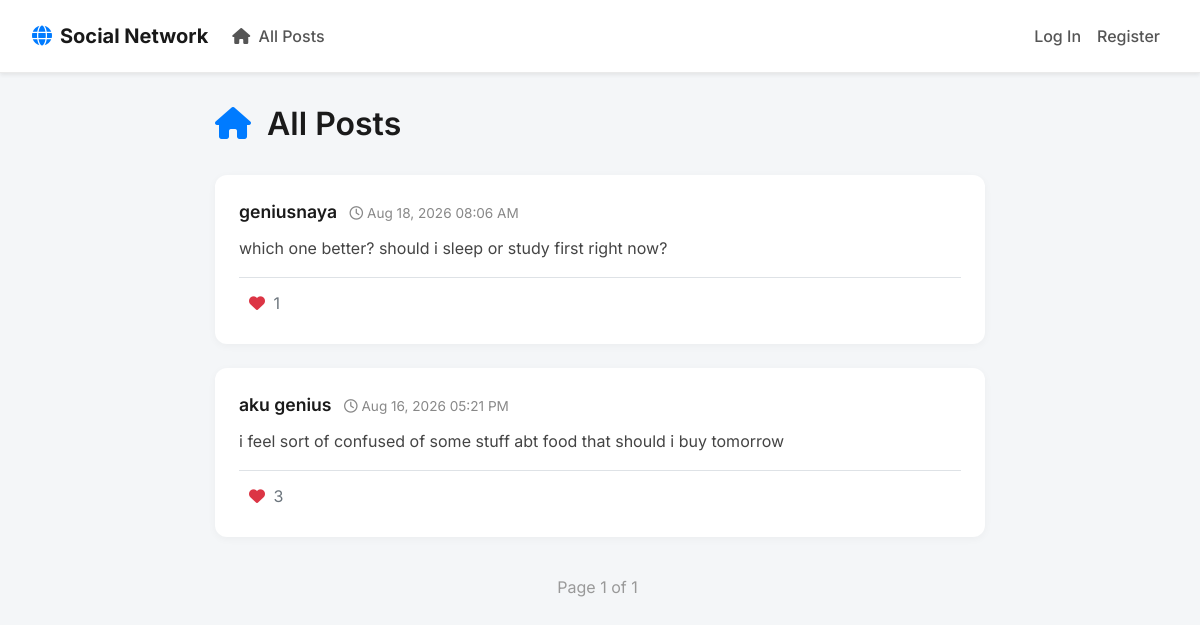
Before: / with the older database file.
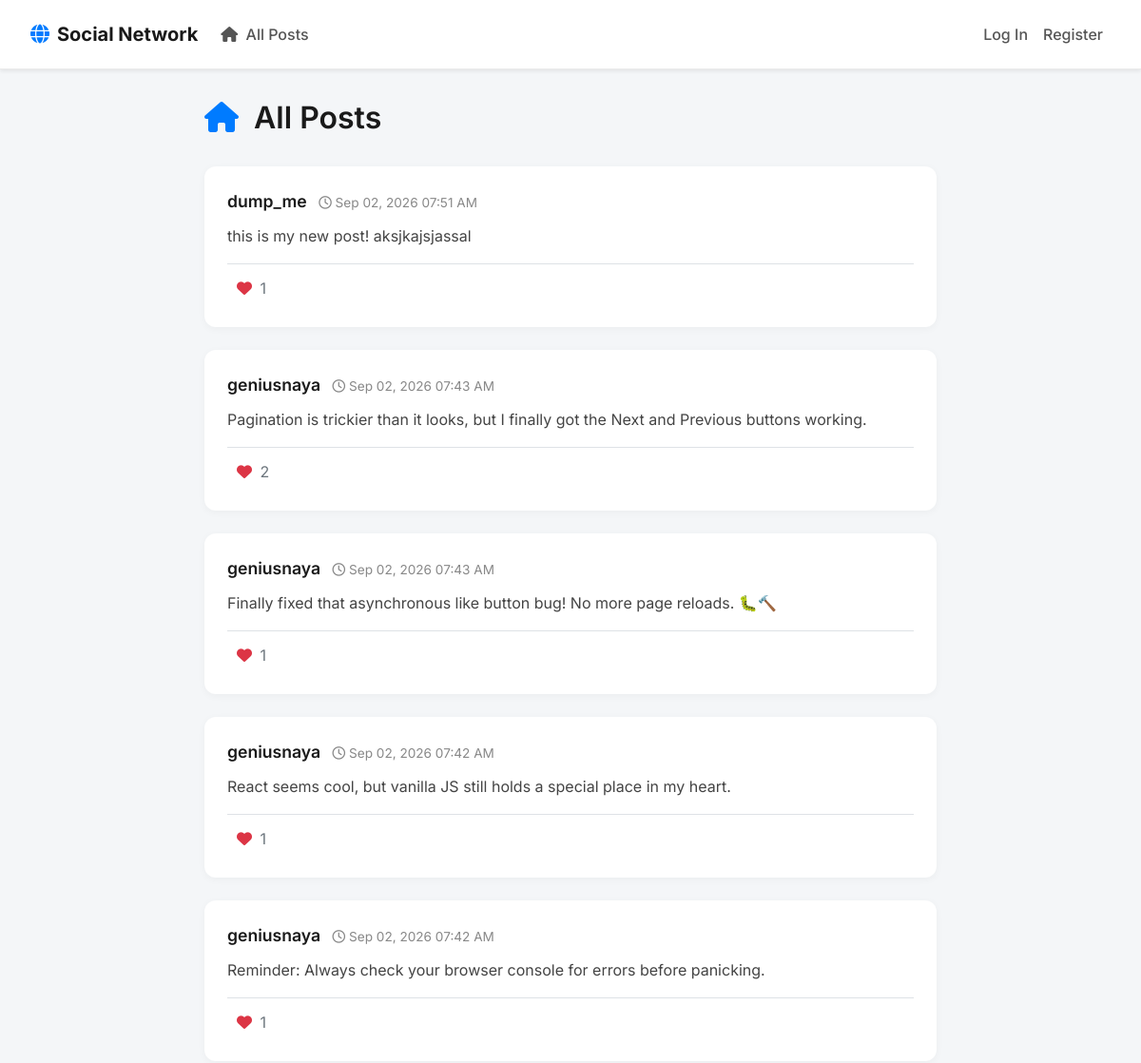
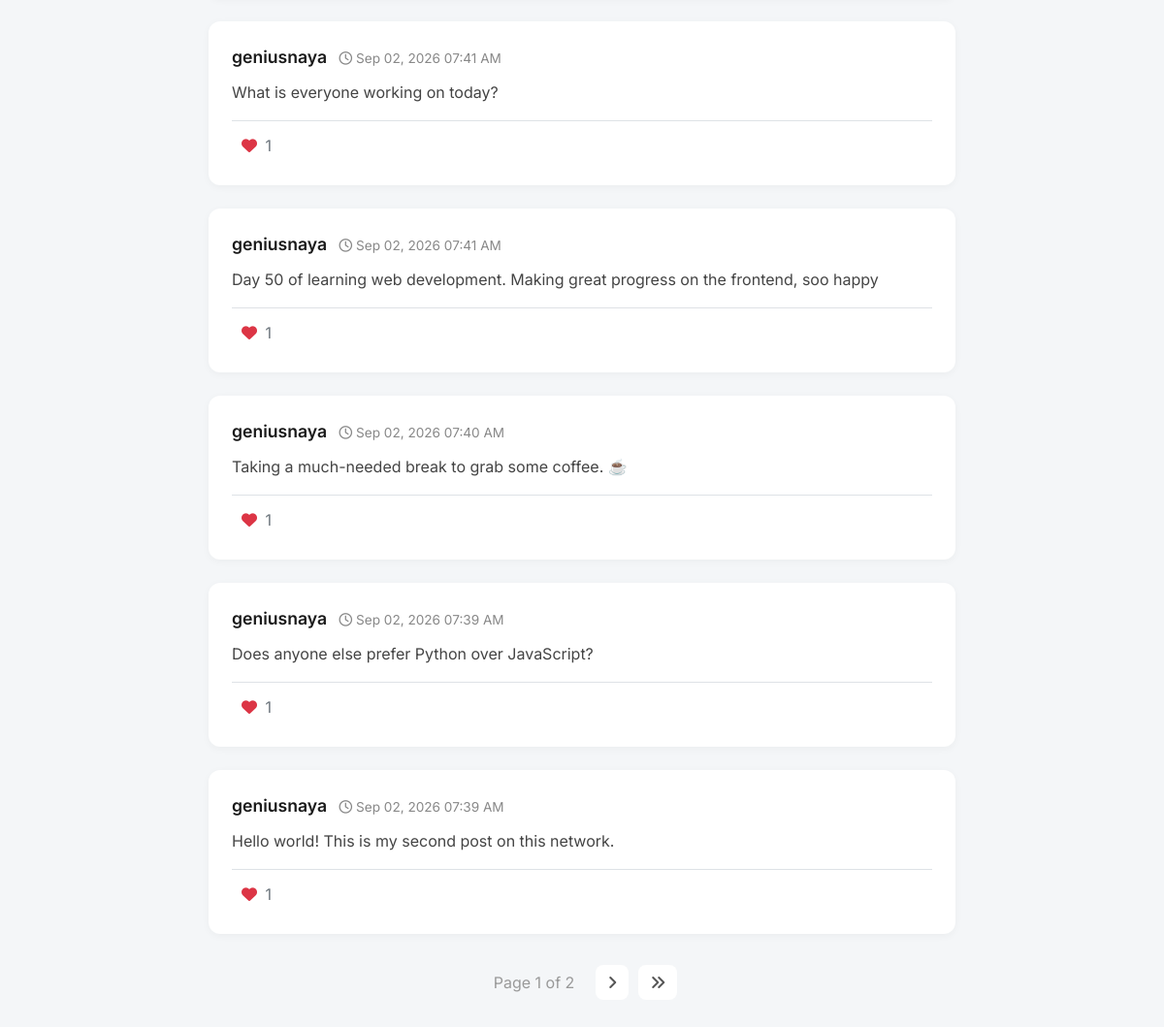
After: the same page with the newer database file (2 pictures, top to bottom).
### network/models.py (models this page shows)
class Post(models.Model):
    author = models.ForeignKey(
        User, on_delete = models.CASCADE, related_name="posts"
    )
    content = models.TextField()
    timestamp = models.DateTimeField(auto_now_add=True)
    likes = models.ManyToManyField(
        User, blank = True, related_name = "liked_posts"
    )

class User(AbstractUser):
    pass

### network/views.py (the view)
# urls.py: path("", views.index, name="index"),
def index(request):
    posts = Post.objects.all().order_by("-timestamp")
    paginator = Paginator(posts, 10)
    page_number = request.GET.get('page')
    page_obj = paginator.get_page(page_number)
    return render(request, "network/index.html", {
        "page_obj": page_obj
    })

### network/templates/network/index.html (shortened to what this page needs)
{% extends "network/layout.html" %}
{% block body %}
    <div class="mb-4 d-flex justify-content-between align-items-center">
        <h2><i class="fa-solid fa-house text-primary mr-2"></i> All Posts</h2>
    </div>
    <div id="posts-container">
        {% include "network/posts.html" %}
    </div>
{% endblock %}

### network/templates/network/posts.html (shortened to what this page needs)
{% for post in page_obj %}
    <div class="card" data-post-id="{{ post.id }}">
        <div class="card-body">
            <div class="d-flex justify-content-between align-items-center mb-2">
                <div>
                    <a href="{% url 'profile' post.author.username %}" class="post-author">{{ post.author.username }}</a>
                    <span class="post-timestamp ml-2"><i class="fa-regular fa-clock"></i> {{ post.timestamp|date:"M d, Y h:i A" }}</span>
                </div>
            </div>
            <div class="card-text post-content">{{ post.content }}</div>
            <div class="post-likes mt-3 border-top pt-2">
                {% if user.is_authenticated %}
                    <button class="like-btn {% if user in post.likes.all %}liked{% endif %}">
                        {% if user in post.likes.all %}
                            <i class="fa-solid fa-heart text-danger"></i>
                        {% else %}
                            <i class="fa-regular fa-heart"></i>
                        {% endif %}
                        <span class="like-count ml-1">{{ post.likes.count }}</span>
                    </button>
                {% else %}
                    <div class="text-muted" style="padding: 5px 10px;">
                        <i class="fa-solid fa-heart text-danger"></i> <span class="like-count ml-1">{{ post.likes.count }}</span>
                    </div>
                {% endif %}
            </div>
        </div>
    </div>
{% empty %}
    <div class="text-center py-5">
        <i class="fa-solid fa-folder-open text-muted" style="font-size: 3rem;"></i>
        <p class="mt-3 text-muted">No posts found.</p>
    </div>
{% endfor %}
<nav aria-label="Page navigation">
    <ul class="pagination">
        <li class="page-item disabled"><span class="page-link">Page {{ page_obj.number }} of {{ page_obj.paginator.num_pages }}</span></li>
        {% if page_obj.has_next %}
            <li class="page-item"><a class="page-link" href="?page={{ page_obj.next_page_number }}"><i class="fa-solid fa-angle-right"></i></a></li>
            <li class="page-item"><a class="page-link" href="?page={{ page_obj.paginator.num_pages }}"><i class="fa-solid fa-angles-right"></i></a></li>
        {% endif %}
    </ul>
</nav>

Changed rows visible on the page:
no longer on this page (row unchanged): Post: author.username "geniusnaya", timestamp "Aug 18, 2026 08:06 AM", content "which one better? should i sleep or study first right now?", likes.count "1"
no longer on this page (row unchanged): Post: author.username "aku genius", timestamp "Aug 16, 2026 05:21 PM", content "i feel sort of confused of some stuff abt food that should i buy tomorrow", likes.count "3"
added Post: author.username "dump_me", timestamp "Sep 02, 2026 07:51 AM", content "this is my new post! aksjkajsjassal", likes.count "1"
added Post: author.username "geniusnaya", timestamp "Sep 02, 2026 07:43 AM", content "Pagination is trickier than it looks, but I finally got the Next and Previous buttons working.", likes.count "2"
added Post: author.username "geniusnaya", timestamp "Sep 02, 2026 07:43 AM", content "Finally fixed that asynchronous like button bug! No more page reloads. 🐛🔨", likes.count "1"
added Post: author.username "geniusnaya", timestamp "Sep 02, 2026 07:42 AM", content "React seems cool, but vanilla JS still holds a special place in my heart.", likes.count "1"
added Post: author.username "geniusnaya", timestamp "Sep 02, 2026 07:42 AM", content "Reminder: Always check your browser console for errors before panicking.", likes.count "1"
added Post: author.username "geniusnaya", timestamp "Sep 02, 2026 07:41 AM", content "What is everyone working on today?", likes.count "1"
added Post: author.username "geniusnaya", timestamp "Sep 02, 2026 07:41 AM", content "Day 50 of learning web development. Making great progress on the frontend, soo happy", likes.count "1"
added Post: author.username "geniusnaya", timestamp "Sep 02, 2026 07:40 AM", content "Taking a much-needed break to grab some coffee. ☕", likes.count "1"
added Post: author.username "geniusnaya", timestamp "Sep 02, 2026 07:39 AM", content "Does anyone else prefer Python over JavaScript?", likes.count "1"
added Post: author.username "geniusnaya", timestamp "Sep 02, 2026 07:39 AM", content "Hello world! This is my second post on this network.", likes.count "1"
Other visible differences:
{{ page_obj.paginator.num_pages }}: "1" → "2"
